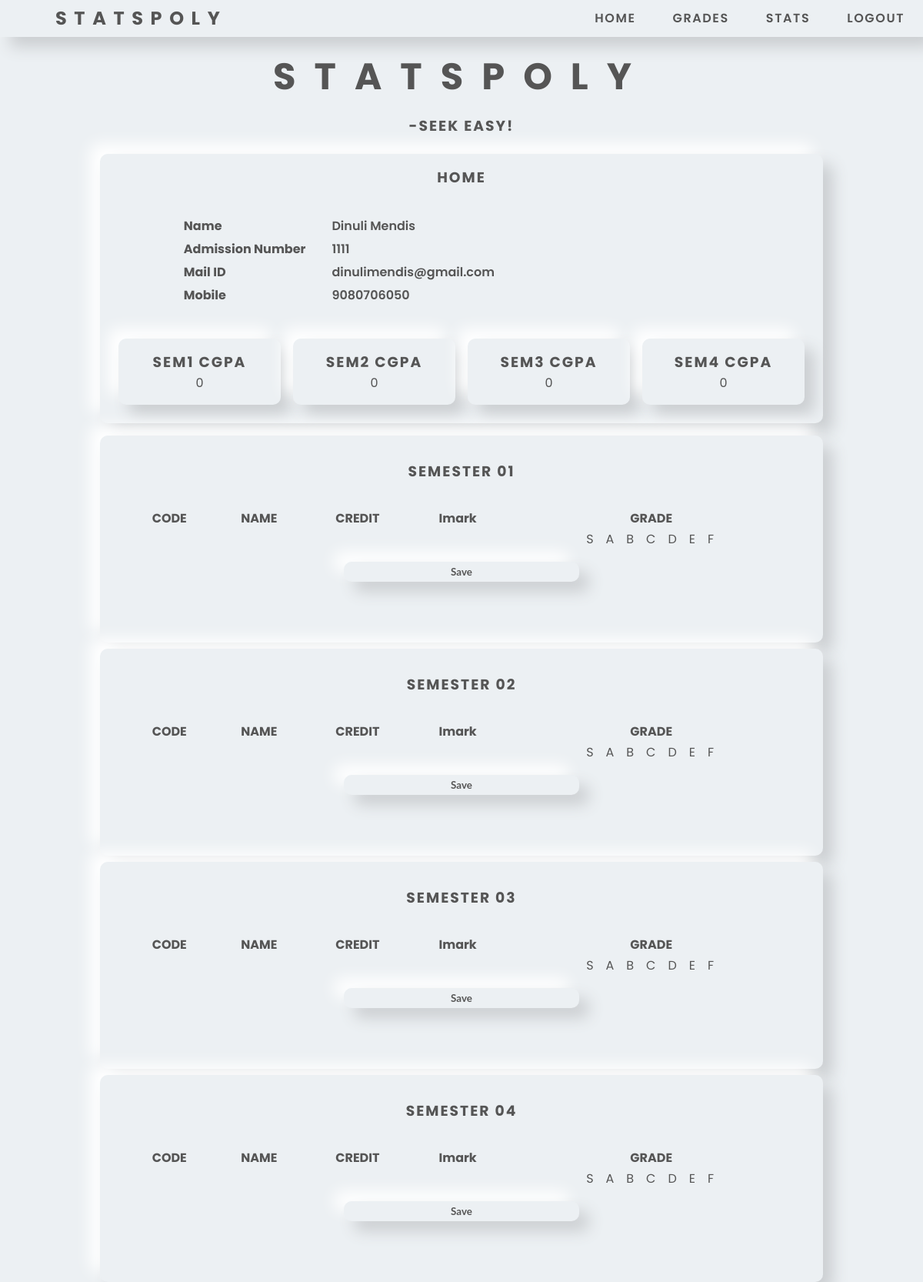
The page /student.php (signed in) on the database its author committed.
### tables this page shows
CREATE TABLE IF NOT EXISTS `registration` (
  `admn` smallint NOT NULL,
  `name` varchar(80) NOT NULL,
  `mobile` varchar(10) NOT NULL,
  `mail` varchar(100) NOT NULL,
  `password` varchar(8) NOT NULL,
  `type` tinyint(1) NOT NULL,
  `sem` tinyint(1) NOT NULL,
  `tid` smallint NOT NULL
);

### student.php (the view, shortened to what this page needs)
<?php
$hostname = "localhost";
$username = "root";
$password = "";
$database = "statspoly";
$conn = new mysqli($hostname, $username, $password, $database);
$user=$_SESSION['user_admn'];
?>
<!DOCTYPE html>
<html lang="en" dir="ltr">
	<head>
		<link rel="stylesheet" href="statspoly.css">
	</head>
	<body>
		<div class="navbar">
			<div><a href="#">STATSPOLY</a></div>
			<div><a href="index.php">LOGOUT</a></div>
			<div><a href="#stats">STATS</a></div>
			<div><a href="#grades">GRADES</a></div>
			<div><a href="#profile">HOME</a></div>
		</div>
		<div class="container">
			<h3 style="font-size: 3em; letter-spacing: 0.5em;">STATSPOLY</h3>
			<h3 style="line-height: 3em;">-SEEK EASY!</h3>
			<div class="row" id="profile">
				<div class="card-03">
					<h3>HOME</h3>
					<div class="profile">
						<?php
						$sql="SELECT * FROM registration WHERE admn=".$_SESSION['user_admn'];
						$result = $conn->query($sql);
						$row = $result->fetch_assoc();
						echo "<table>";
						if ($result->num_rows>0){
							echo "<tr>";
							echo "<th>Name</th>";
							echo "<td>".$row['name']."</td>";
							echo "</tr>";
							echo "<tr>";
							echo "<th>Admission Number</th>";
							echo "<td>".$row['admn']."</td>";
							echo "</tr>";
							echo "<tr>";
							echo "<th>Mail ID</th>";
							echo "<td>".$row['mail']."</td>";
							echo "</tr>";
							echo "<tr>";
							echo "<th id='grades'>Mobile</th>";
							echo "<td>".$row['mobile']."</td>";
							echo "</tr>";
						}
						echo "</table>";
						?>
					</div>
					<div class="row">
						<?php
						$max_query = "SELECT MAX(sem) AS max_value FROM subjects";
						$result = $conn->query($max_query);
						$row = $result->fetch_assoc();
						$max_value = $row['max_value'];
						for($i=1; $i<=$max_value; $i++){
							echo "<div class='card-01' style='float: left; width: 50%'>";
							echo "<h3>SEM".$i." CGPA</h3>";
							$s4 = "SELECT registration.admn, subjects.credit, results.grade , results.grade * subjects.credit AS result,
								subjects.credit * 10 AS credits
								FROM subjects
								INNER JOIN results ON subjects.code=results.code
								INNER JOIN registration ON registration.admn=results.admn
								WHERE registration.admn=$user AND registration.sem=$i";
								$formatted_cgpa=0;
								$r4 = $conn->query($s4);
								if($r4->num_rows>0){
								$cgpa=0;
								$res=0;
								$div=0;
								while($row4=$r4->fetch_assoc()){
									$s=0;
									$c=0;
									$c=$row4['credits'];
									$s=$row4['result'];
									$div+=$c;
									$res+=$s;
								}
								$cgpa=($res/$div)*10;
								$formatted_cgpa = number_format($cgpa, 2);
								echo $formatted_cgpa;
								}else{
									echo $formatted_cgpa;
								}
							echo "</div>";
						}
						?>
					</div>
				</div>
			</div>
			<?php
			$max_query = "SELECT MAX(sem) AS max_value FROM subjects";
			$result = $conn->query($max_query);
			$row = $result->fetch_assoc();
			$max_value = $row['max_value'];
			for($i=1; $i<=$max_value; $i++){
				echo"<div class='card-03 ' style='padding: 2em;'>";
				echo"<h3>SEMESTER 0$i</h3>";
				echo"<form method=POST style='margin: 2em auto;'>";
				echo"<table style='width: 100%; margin: 0 auto;'>";
				echo"<tr><th style='padding: 0 0.4em;'>CODE</th><th style='padding: 0 0.4em;'>NAME</th><th style='padding: 0 0.4em;'>CREDIT</th><th style='padding: 0 0.4em;'>Imark</th><th colspan='7'>GRADE</th></tr>";
				echo"<tr><td></td><td></td><td></td><td></td><td style='letter-spacing: 1em; padding-left: 0.8em;'>SABCDEF</td>";
				echo "</table>";
				echo "<input type='submit' class='btn-ppt' name='sem$i' value='Save'>";
				echo "</form>";
				echo"</div>";
			}
			?>
		</div>
	</body>
</html>

### statspoly.css (style rules this page uses)
* { margin: 0; padding: 0; outline: none; border: none; color: #555; background-color: #ecf0f3; text-decoration: none; box-sizing: border-box; font-family: "Poppins", sans-serif; }
body { margin: 0; padding: 0; height: 100vh; background-color: #ecf0f3; }
.navbar { overflow: hidden; top: 0; left: 0; height: 3em; line-height: 3em; width: 100%; position: fixed; z-index: 9999; box-shadow: 13px 13px 20px #cbced1, -13px -13px 20px #fff; }
.navbar div { float: right; font-weight: 600; letter-spacing: 0.1em; padding: 0 1.5em; }
.navbar div:first-child { float: left; font-weight: bolder; letter-spacing: 0.4em; font-size: 1.5em; padding-left: 3em; }
.container { margin: 20px; margin-top: 4em; }
.row { width: 100%; display: flex; justify-content: center; flex-wrap: wrap; }
.card-01 { position: relative; flex: 1; text-align: center; max-width: 460px; height: auto; margin: 0.5em; padding: 1em; border-radius: 10px; background-color: #ecf0f3; box-shadow: 13px 13px 20px #cbced1, -13px -13px 20px #fff; }
.card-03 { position: relative; flex: 1; text-align: center; max-width: 940px; height: auto; margin: 0.5em auto; padding: 1em; border-radius: 10px; background-color: #ecf0f3; box-shadow: 13px 13px 20px #cbced1, -13px -13px 20px #fff; }
.btn-ppt { width: 35%; outline: none; border: none; cursor: pointer; border-radius: 10px; padding: 5px 20px; margin: 15px auto; text-align: center; font-weight: 700; font-family: "Lato", sans-serif; color: #555; background-color: #ecf0f3; box-shadow: 13px 13px 20px #cbced1, -13px -13px 20px #fff; }
h3 { letter-spacing: 2px; text-align: center; }
.profile { width: 80%; margin: 2em auto; }
.profile table { text-align: left; }
.profile table tr td { padding: 0.1em 0 0.1em 2em; font-size: 1em; font-weight: 600; }

### rows shown on the page
registration: name "Dinuli Mendis", admn "1111", mail "dinulimendis@gmail.com", mobile "9080706050"

### other values the page prints
$formatted_cgpa "0"
